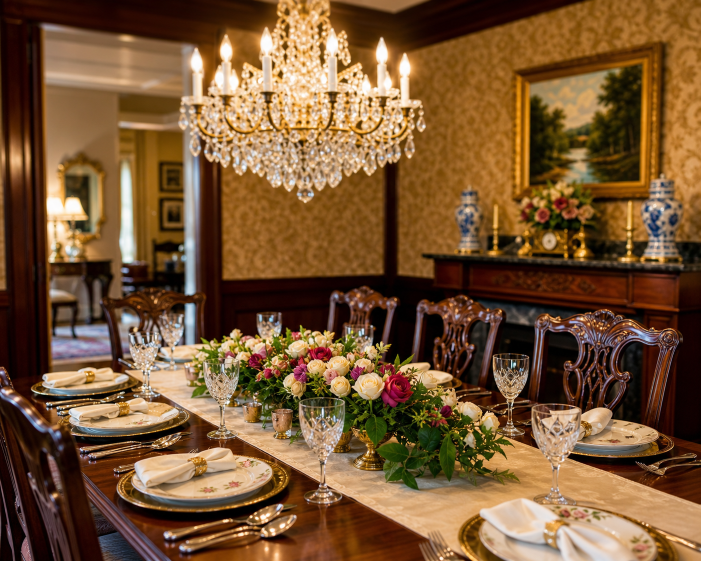
#> input picture documents/chandelierb.png, 1402 x 1122 px, found by its file name (shown at 1/2 size)
$ python deep_analysis.py
#> lines starting #> are read from the running program, lines starting #| are printed output that depends on the picture
import cv2

img_b = cv2.imread('/Volumes/WORK 2TB/WORK 2026/DATA_ANNOTATION/documents/chandelierb.png')
#> img_b is the input picture: shape (1122, 1402, 3); mean B, G, R 52.2, 85.6, 119.8

# Crop 1: The "Complex" Chandelier Crystals (Top Center)
# This will show they are just blurry, undefined blobs of light, not sharp glass
crop_crystals = img_b[50:300, 300:600]
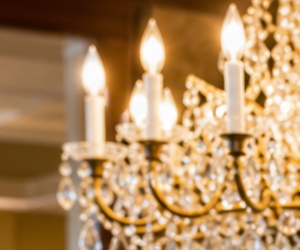
#> crop_crystals: shape (250, 300, 3); mean B, G, R 95.9, 139.5, 178.4

# Crop 2: The "Complex" Flowers (Center Table)
# This will show the petals look like melted plastic, not sharp organic matter
crop_flowers = img_b[550:750, 400:800]
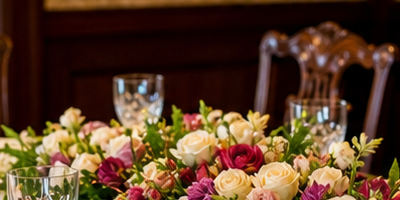
#> crop_flowers: shape (200, 400, 3); mean B, G, R 38, 60.2, 89.2

# Crop 3: The Crystal Goblet (Center Right)
# Shows the etched glass pattern is completely warped and lacks sharp edges
crop_glass = img_b[600:850, 650:850]
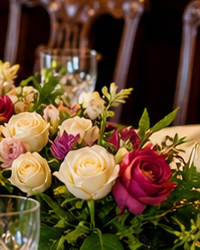
#> crop_glass: shape (250, 200, 3); mean B, G, R 45.8, 72.1, 97.7

cv2.imwrite('.tmp/crop_b_crystals.png', crop_crystals)
cv2.imwrite('.tmp/crop_b_flowers.png', crop_flowers)
cv2.imwrite('.tmp/crop_b_glass.png', crop_glass)

$ run again, with documents/chandeliera (1).png copied over documents/chandelierb.png
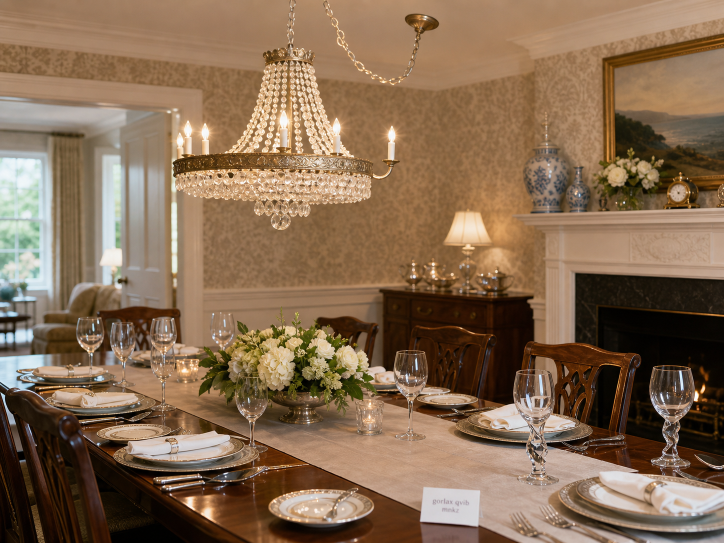
#> input picture documents/chandeliera (1).png, 1448 x 1086 px, found by its file name (shown at 1/2 size)
#> img_b is the input picture: shape (1086, 1448, 3); mean B, G, R 82.2, 107.2, 133.7
#> `crop_flowers = img_b[550:750, 400:800]`:
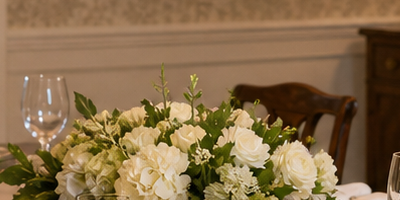
#> crop_flowers: shape (200, 400, 3); mean B, G, R 73, 108.2, 135.4
#> `crop_glass = img_b[600:850, 650:850]`:
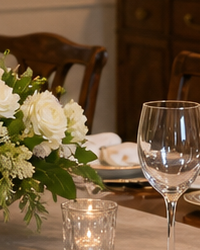
#> crop_glass: shape (250, 200, 3); mean B, G, R 58.9, 87.2, 111.8
